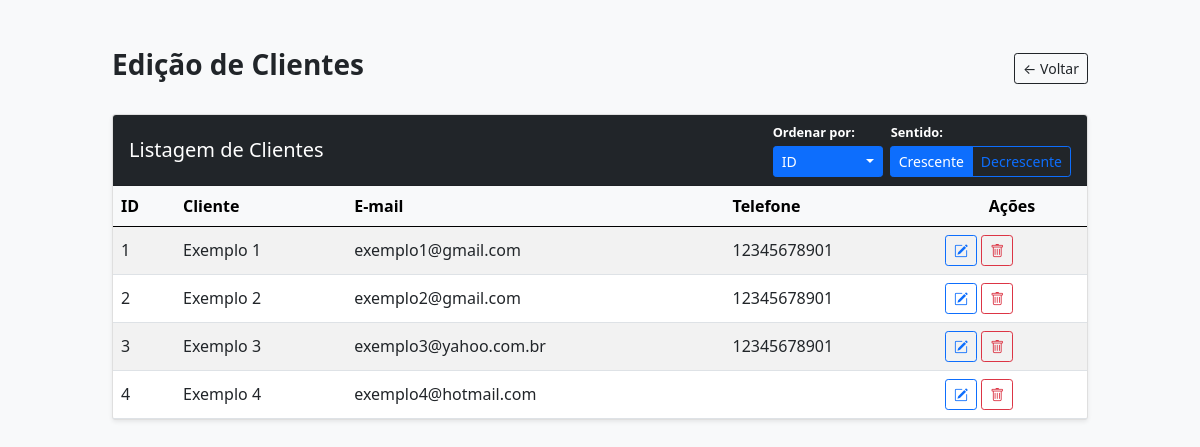
The app's page /client_view with its own data.
### models.py (models this page shows, shortened)
class Clientes(db.Model):
    __tablename__ = 'Clientes'
    id_cliente = db.Column(db.Integer, primary_key=True, autoincrement=True)
    nome_cliente = db.Column(db.String(80), nullable=False)
    email = db.Column(db.String(100))
    telefone = db.Column(db.String(20))

### main.py (the view)
@app.route("/client_view", methods=["GET","POST"])
def editar_clientes():
    criterio_ordCliente = request.args.get('ordenarCli', 'id')
    direcao_ordCliente = request.args.get('direcaoCli', 'asc')
    query_clientes = Clientes.query
    if criterio_ordCliente == 'nome':
        coluna_cli = func.lower(Clientes.nome_cliente)
    else:
        coluna_cli = Clientes.id_cliente
    if direcao_ordCliente == 'desc':
        lista_clientes = query_clientes.order_by(coluna_cli.desc()).all()
    else:
        lista_clientes = query_clientes.order_by(coluna_cli.asc()).all()
    return render_template("editar_clientes.html", clientes=lista_clientes)

### templates/editar_clientes.html (shortened to what this page needs)
<!DOCTYPE html>
<html lang="pt-br">
<head>
    <link href="https://cdn.jsdelivr.net/npm/bootstrap@5.0.2/dist/css/bootstrap.min.css" rel="stylesheet">
    <link rel="stylesheet" href="https://cdn.jsdelivr.net/npm/bootstrap-icons@1.10.5/font/bootstrap-icons.css">
</head>
<body class="bg-light">
    <div class="container my-5" style="max-width: 1000px;">
        <div class="d-flex justify-content-between align-items-center mb-4">
            <h1 class="h3 text-dark fw-bold">Edição de Clientes</h1>
            <a href="{{ url_for('editar_dados') }}" class="btn btn-outline-dark btn-sm">← Voltar</a>
        </div>
        <div class="card shadow-sm">
            <div class="card-header bg-dark text-white d-flex justify-content-between align-items-center flex-wrap gap-2">
                <h2 class="h5 mb-0">Listagem de Clientes</h2>
                <div class="d-flex align-items-center gap-2">
                    <div class="d-flex flex-column">
                        <label class="form-label text-white fw-bold mb-1" style="font-size: 0.8rem;">Ordenar por:</label>
                        <div class="dropdown">
                            <button class="btn btn-sm btn-primary dropdown-toggle d-flex justify-content-between align-items-center w-100" type="button" id="btnDropdownClientes" data-bs-toggle="dropdown" aria-expanded="false" style="min-width: 110px; text-align: left;">
                            </button>
                        </div>
                    </div>
                    <div class="d-flex flex-column">
                        <label class="form-label text-white fw-bold mb-1" style="font-size: 0.8rem;">Sentido:</label>
                        <div class="btn-group btn-group-sm" role="group" aria-label="Basic radio toggle button group">
                            <label class="btn btn-outline-primary" for="cliente_crescente">Crescente</label>
                            <label class="btn btn-outline-primary" for="cliente_decrescente">Decrescente</label>
                        </div>
                    </div>
                </div>
            </div>
            <div class="card-body p-0">
                <div class="table-responsive">
                    <table class="table table-striped table-hover mb-0 align-middle">
                        <thead class="table-light">
                            <tr>
                                <th>ID</th>
                                <th>Cliente</th>
                                <th>E-mail</th>
                                <th>Telefone</th>
                                <th class="text-center" style="width: 150px;">Ações</th>
                            </tr>
                        </thead>
                        <tbody>
                            {% for cliente in clientes %}
                            <tr>
                                <td>{{ cliente.id_cliente }}</td>
                                <td>{{ cliente.nome_cliente }}</td>
                                <td>{{ cliente.email }}</td>
                                <td>{{ cliente.telefone}}</td>
                                <td>
                                    <a href="{{ url_for('editar_cliente_form', id=cliente.id_cliente) }}" class="btn btn-outline-primary btn-sm" title="Editar">
                                        <i class="bi bi-pencil-square"></i>
                                    </a>
                                    <a href="{{ url_for('excluir_cliente', id=cliente.id_cliente) }}" class="btn btn-outline-danger btn-sm" title="Excluir" onclick="return confirm('Tem certeza que deseja excluir esta venda?')">
                                        <i class="bi bi-trash"></i>
                                    </a>
                                </td>
                            </tr>
                            {% else %}
                            <tr>
                                <td colspan="4" class="text-center text-muted py-4">Nenhum cliente registado.</td>
                            </tr>
                            {% endfor %}
                        </tbody>
                    </table>
                </div>
            </div>
        </div>
    </div>
</body>
</html>

### records on screen
Clientes: id_cliente "1", nome_cliente "Exemplo 1", email "exemplo1@gmail.com", telefone "12345678901"
Clientes: id_cliente "2", nome_cliente "Exemplo 2", email "exemplo2@gmail.com", telefone "12345678901"
Clientes: id_cliente "3", nome_cliente "Exemplo 3", email "exemplo3@yahoo.com.br", telefone "12345678901"
Clientes: id_cliente "4", nome_cliente "Exemplo 4", email "exemplo4@hotmail.com"
